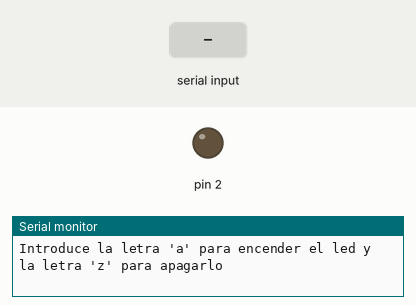
The sketch below on a simulated Arduino Uno, built with avr-gcc and run on an emulated ATmega328P. On the bench: output pins drawn as LEDs (lit = HIGH), the last lines printed to the serial monitor. The inputs (shaded band) are chosen by the test bench.

Above: at 1.2 s.
1.3 s: "a" received over Serial
At 2.5 s:
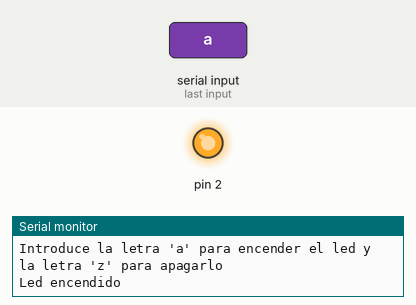
2.8 s: "z" received over Serial
At 3.8 s:
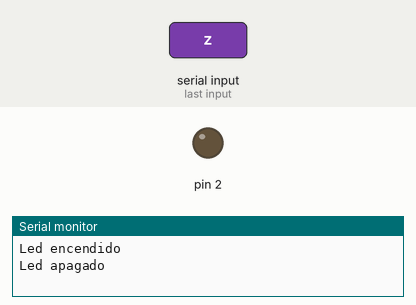
Timing chart, 0 to 5.8 s (numbered marks = the images above; inputs shaded):
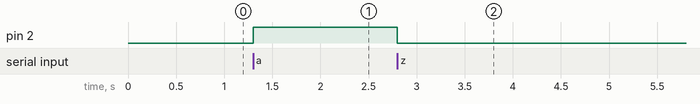

The sketch:

LedQSeEnciendeYApaga.ino
```cpp
char letra = 'w';

void setup() {
  pinMode (2, OUTPUT);
  digitalWrite (2, LOW);
  Serial.begin(9600);
  Serial.println("Introduce la letra 'a' para encender el led y la letra 'z' para apagarlo");
}

void loop() {
  if(Serial.available()>0) {
    letra = Serial.read();

    if (letra == 'a') {
      digitalWrite (2, HIGH);
      Serial.println("Led encendido");
   } else if (letra == 'z') {
      digitalWrite (2, LOW);
      Serial.println("Led apagado");
    }
  }
}

// const int ledPin = 1; // Define el pin del LED

/*void setup() {
  Serial.begin(9600); // Inicializa la comunicación serie a 9600 baudios
  pinMode('1', OUTPUT); // Configura el pin del LED como salida
}

void loop() {
  if (Serial.available() > 0) {
    char receivedChar = Serial.read(); // Lee el carácter recibido

    if (receivedChar == 'a') {
      digitalWrite('1', HIGH); // Enciende el LED
      Serial.println("LED encendido");
    } else if (receivedChar == 'z') {
      digitalWrite('1', LOW); // Apaga el LED
      Serial.println("LED apagado");
    }
  }
}*/
```

Measured:
- after the input at 1.3 s, pin 2: LOW → HIGH at once
- after the input at 2.8 s, pin 2: HIGH → LOW at once
